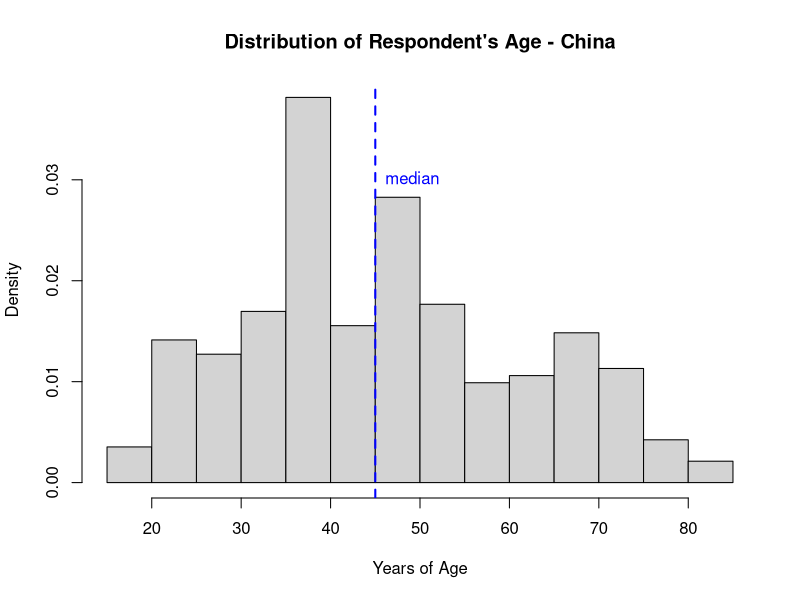
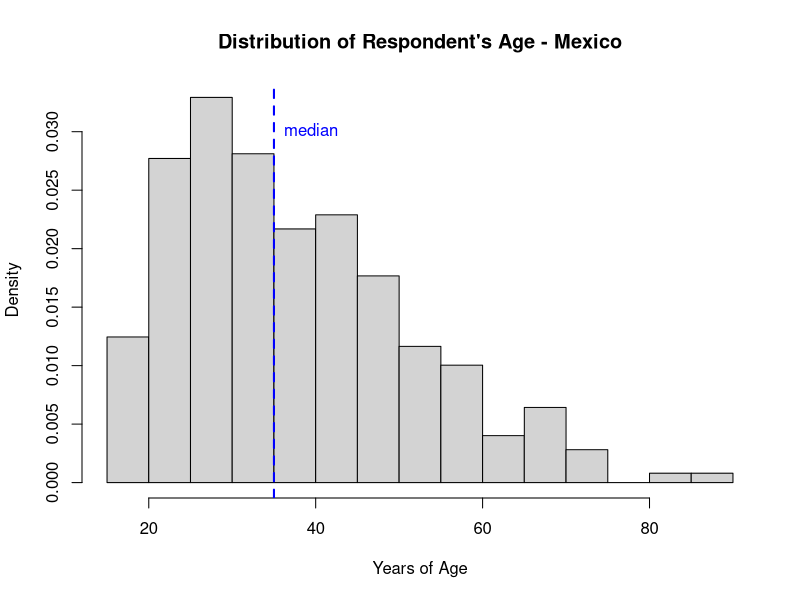

Generate these figures, in order, with R:
## ---- chunk 1
## Load data and create su
vig <- read.csv("data/vignettes.csv")
vig_chi <- subset(vig, china == 1)
vig_mex <- subset(vig, china == 0)
## China proportion table
prop.table(table(vig_chi$self))
## Mexico proportion table
prop.table(table(vig_mex$self))
## Average responses
mean(vig_chi$self) 
mean(vig_mex$self) 
## ---- chunk 2
## Plots for China
hist(vig_chi$age, freq = FALSE,
     xlab = "Years of Age", main = "Distribution of Respondent's Age - China")
chi_age_median <- median(vig_chi$age)
abline(v = chi_age_median, 
       lty = "dashed", lwd = 2, col = "blue")
text("median", x = chi_age_median, y = 0.03, pos = 4, col = "blue")
## Plots for Mexico
hist(vig_mex$age, freq = FALSE,     
     xlab = "Years of Age", main = "Distribution of Respondent's Age - Mexico")
mex_age_median <- median(vig_mex$age)
abline(v = mex_age_median,
      lty = "dashed", lwd = 2, col = "blue")
text("median", x = mex_age_median, y = 0.03, pos = 4, col = "blue")
## ---- chunk 3
## China
mean(ifelse(vig_chi$self - vig_chi$moses < 0, 1, 0))
## Mexico
mean(ifelse(vig_mex$self - vig_mex$moses < 0, 1, 0))
## ---- chunk 4
## Subset of respondents who correctly ordered the vignettes
cvig <- subset(subset(vig, alison >= jane), jane >= moses)
## A new variable using the vignette responses
cvig$ranking <- ifelse(cvig$self >= cvig$alison, 4,
                       ifelse(cvig$self >= cvig$jane, 3,
                              ifelse(cvig$self >= cvig$moses, 2, 1)))
## Re-split into countries
cvig_chi <- subset(cvig, china == 1)
cvig_mex <- subset(cvig, china == 0)
## China
prop.table(table(cvig_chi$ranking))
mean(cvig_chi$ranking)
## Mexico
prop.table(table(cvig_mex$ranking))
mean(cvig_mex$ranking)
## ---- chunk 5
## Create subsets
cvig_mex_above40 <- subset(cvig_mex, age >= 40)
cvig_mex_below40 <- subset(cvig_mex, age < 40)
cvig_chi_above40 <- subset(cvig_chi, age >= 40)
cvig_chi_below40 <- subset(cvig_chi, age < 40)
## China self assessment, above and below 40
prop.table(table(cvig_chi_above40$self))
prop.table(table(cvig_chi_below40$self))
mean(cvig_chi_above40$self) - mean(cvig_chi_below40$self)
## China ranking, above and below 40
prop.table(table(cvig_chi_above40$ranking))
prop.table(table(cvig_chi_below40$ranking))
mean(cvig_chi_above40$ranking) - mean(cvig_chi_below40$ranking)
## Mexico self assessment, above and below 40
prop.table(table(cvig_mex_above40$self))
prop.table(table(cvig_mex_below40$self))
mean(cvig_mex_above40$self) - mean(cvig_mex_below40$self)
## Mexico ranking, above and below 40
prop.table(table(cvig_mex_above40$ranking))
prop.table(table(cvig_mex_below40$ranking))
mean(cvig_mex_above40$ranking) - mean(cvig_mex_below40$ranking)
